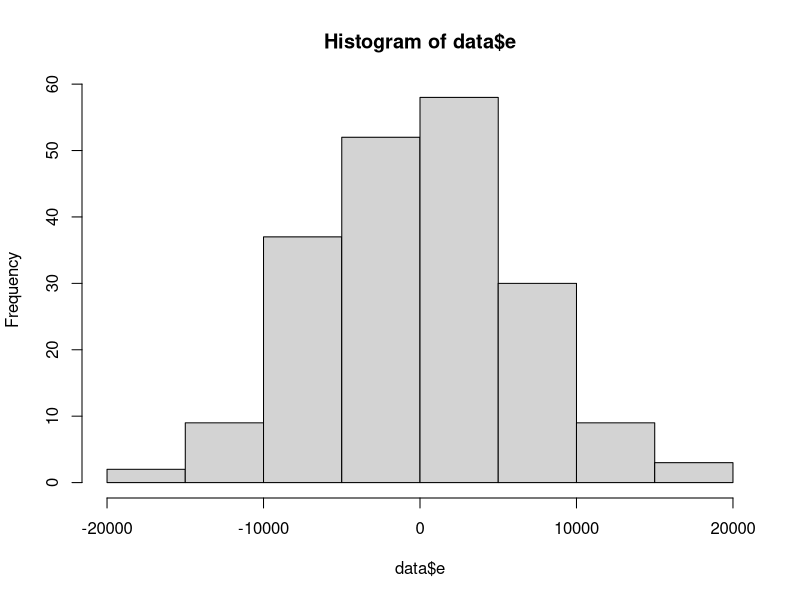

This chart was generated by the following R code:
### Assignment No. 4

# If necessary, install packages
#install.packages("psych")

# Load packages
library(psych)

# Read data into a dataframe called data
data <- read.table("Stats1.13.HW.04.txt", header = T)

### Question 1
### What is the correlation between salary and years of professional experience?
cor(data[2:4])

# 0.74


### Question 2
### What is the correlation between salary and courses completed?
cor(data[2:4])

# 0.54


### Question 3
### What is the percentage of variance explained in a regression model 
### with salary as the outcome variable and professional experience 
### as the predictor variable?
model1 <- lm(data$salary ~ data$years)
summary(model1)

# 55%

### Question 4
### Compared to the model from Question 3, would a regression model 
###  predicting salary from the number of courses be considered a 
### better fit to the data?
model2 <- lm(data$salary ~ data$courses)
summary(model2)

# No


### Question 5
### Now let's include both predictors (years of professional experience
### and courses completed) in a regression model with salary as the outcome.
### Now what is the percentage of variance explained?
model3 <- lm(data$salary ~ data$years + data$courses)
summary(model3)

# 65%


### Question 6
### What is the standardized regression coefficient for years of 
### professional experience, predicting salary?
model1.z <- lm(scale(data$salary) ~ scale(data$years))
summary(model1.z)

# 7.449e-01  or 0.74


### Question 7
### What is the standardized regression coefficient for courses completed, 
## predicting salary?
model2.z <- lm(scale(data$salary) ~ scale(data$courses))
summary(model2.z)

# 5.410e-01  or 0.54


### Question 8
### What is the mean of the salary distribution predicted by the model 
### including both years of professional experience and courses completed 
### as predictors? (with 0 decimal places)
data$predicted <- fitted(model3)
mean(data$predicted)

# 75426.44 or 75426

### Question 9
### What is the mean of the residual distribution for the model predicting 
### salary from both years of professional experience and courses completed? 
### (with 0 decimal places)
data$e <- resid(model3)
mean(data$e)

# -1.893208e-14  or 0

### Question 10
### Are the residuals from the regression model with both predictors normally 
### distributed?
data$e <- resid(model3)
hist(data$e)

# Yes